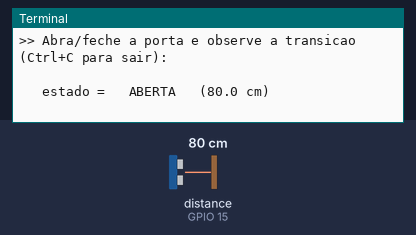
A program run on a simulated Raspberry Pi (BCM pin numbers). Shown: the last lines printed to the terminal. The inputs (shaded band) are chosen by the test bench; at power-on: distance to the obstacle (sensor on GPIO 15) 80 cm. The echo pulse lasts 58.3 µs per cm.

Above: at 1.2 s.
1.3 s: distance to the obstacle (sensor on GPIO 15) set to 2 cm
At 2.6 s:
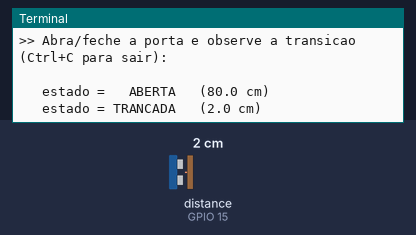
2.9 s: distance to the obstacle (sensor on GPIO 15) set to 9 cm
At 3.6 s:
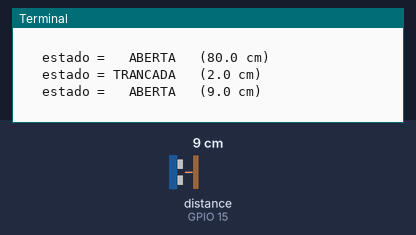

The program:

sensor.py
```python
#!/usr/bin/env python3
"""
Controle ISOLADO do sensor de estado da tranca (Trancada / Aberta).
Experiencia 8 (PCS3732) - item "Implemente isoladamente o controle de cada
componente" -> aqui o SENSOR (RF03: verificar a integridade fisica da tranca).

Sensor Ultrassonico HC-SR04 (TRIG + ECHO). Mede a distancia ate a porta;
abaixo de um limiar considera "trancada/fechada".
ATENCAO: o ECHO do HC-SR04 e de 5V; use um divisor resistivo para nao
aplicar 5V num GPIO de 3,3V do Pi (ver README).

Uso:
  python3 sensor.py                        # HC-SR04 (TRIG=14, ECHO=15)
  python3 sensor.py --trig 14 --echo 15 --limiar-cm 8.0
"""

import time
import argparse

try:
    import RPi.GPIO as GPIO
except (ImportError, RuntimeError):
    raise SystemExit("Rode em um Raspberry Pi com RPi.GPIO instalado.")

PIN_TRIG_PADRAO   = 14          # HC-SR04 trigger
PIN_ECHO_PADRAO   = 15          # HC-SR04 echo (via divisor de tensao!)
LIMIAR_CM_PADRAO  = 8.0         # abaixo disso: porta fechada (trancada)
VEL_SOM_CM_S      = 34300.0     # velocidade do som ~343 m/s
DEBOUNCE_N_PADRAO = 3           # leituras iguais e consecutivas p/ confirmar transicao


class SensorTranca:
    """Abstrai o sensor de estado: expoe esta_trancada() -> bool.

    O HC-SR04 pode oscilar entre leituras (eco perdido, reflexo em angulo,
    porta parada bem no limiar) e trocar de estado rapido demais. Por isso
    esta_trancada() so confirma a transicao apos `debounce_n` leituras
    consecutivas concordando com o novo estado (debounce por contagem,
    equivalente ao usado no teclado - RNF04).
    """

    def __init__(self, trig=PIN_TRIG_PADRAO, echo=PIN_ECHO_PADRAO,
                 limiar_cm=LIMIAR_CM_PADRAO, setup_gpio=True,
                 debounce_n=DEBOUNCE_N_PADRAO):
        self.trig, self.echo, self.limiar_cm = trig, echo, limiar_cm
        self.debounce_n = max(1, debounce_n)
        self._estado_confirmado = None   # ultimo estado estavel reportado
        self._candidato = None           # estado que esta tentando confirmar
        self._contagem = 0
        if setup_gpio:
            GPIO.setmode(GPIO.BCM)
            GPIO.setwarnings(False)
        GPIO.setup(self.trig, GPIO.OUT, initial=GPIO.LOW)
        GPIO.setup(self.echo, GPIO.IN)
        time.sleep(0.05)     # estabiliza o sensor

    # -- leitura de distancia do HC-SR04 (cm); None se estourar o timeout ----
    def _distancia_cm(self, timeout=0.03):
        GPIO.output(self.trig, GPIO.HIGH)
        time.sleep(0.00001)              # pulso de 10 us
        GPIO.output(self.trig, GPIO.LOW)

        t0 = time.perf_counter()
        while GPIO.input(self.echo) == 0:
            if time.perf_counter() - t0 > timeout:
                return None
        ini = time.perf_counter()
        while GPIO.input(self.echo) == 1:
            if time.perf_counter() - ini > timeout:
                return None
        dur = time.perf_counter() - ini
        return (dur * VEL_SOM_CM_S) / 2.0

    def ler(self):
        """Devolve a leitura crua (distancia em cm) util ao diagnostico."""
        return self._distancia_cm()

    def _leitura_bruta(self):
        """True/False para o estado da leitura atual, sem debounce."""
        d = self._distancia_cm()
        if d is None:
            return False                 # sem eco confiavel -> assume aberta
        return d <= self.limiar_cm

    def esta_trancada(self):
        """True se o sensor indica porta fechada/trancada (com debounce).

        So propaga uma mudanca de estado apos `debounce_n` leituras
        consecutivas concordando com o novo valor; leituras isoladas
        divergentes (ruido/eco espurio) nao derrubam o estado confirmado.
        """
        leitura = self._leitura_bruta()

        if self._estado_confirmado is None:
            self._estado_confirmado = leitura   # primeira leitura define o estado inicial
            self._candidato = leitura
            self._contagem = self.debounce_n
            return self._estado_confirmado

        if leitura == self._estado_confirmado:
            self._candidato = leitura
            self._contagem = 0
            return self._estado_confirmado

        if leitura == self._candidato:
            self._contagem += 1
        else:
            self._candidato = leitura
            self._contagem = 1

        if self._contagem >= self.debounce_n:
            self._estado_confirmado = self._candidato
            self._contagem = 0

        return self._estado_confirmado

    def cleanup(self):
        GPIO.cleanup()


def main():
    p = argparse.ArgumentParser(description="Teste isolado do sensor de estado da tranca.")
    p.add_argument("--trig", type=int, default=PIN_TRIG_PADRAO, help="GPIO TRIG (ultrassonico).")
    p.add_argument("--echo", type=int, default=PIN_ECHO_PADRAO, help="GPIO ECHO (ultrassonico).")
    p.add_argument("--limiar-cm", type=float, default=LIMIAR_CM_PADRAO,
                   help="Distancia (cm) abaixo da qual a porta e considerada fechada.")
    p.add_argument("--debounce", type=int, default=DEBOUNCE_N_PADRAO,
                   help="Leituras consecutivas p/ confirmar uma transicao de estado.")
    args = p.parse_args()

    s = SensorTranca(trig=args.trig, echo=args.echo, limiar_cm=args.limiar_cm,
                      debounce_n=args.debounce)
    print("==== Teste de Sensor de Tranca (Exp 8) - HC-SR04 ====")
    print(f"     TRIG=GPIO{args.trig} ECHO=GPIO{args.echo}, limiar {args.limiar_cm} cm, debounce {args.debounce}")
    print(">> Abra/feche a porta e observe a transicao (Ctrl+C para sair):\n")

    anterior = None
    try:
        while True:
            trancada = s.esta_trancada()
            if trancada != anterior:
                leitura = s.ler()
                extra = f"{leitura:.1f} cm" if leitura is not None else "sem eco"
                print(f"   estado = {'TRANCADA' if trancada else 'ABERTA':>8}   ({extra})")
                anterior = trancada
            time.sleep(0.05)
    except KeyboardInterrupt:
        print("\nInterrompido.")
    finally:
        s.cleanup()


if __name__ == "__main__":
    main()
```

Measured:
- after the input at 1.3 s, the terminal: prints a new line after 0.13 s (image 1)
- after the input at 2.9 s, the terminal: prints a new line after 0.15 s (image 2)
